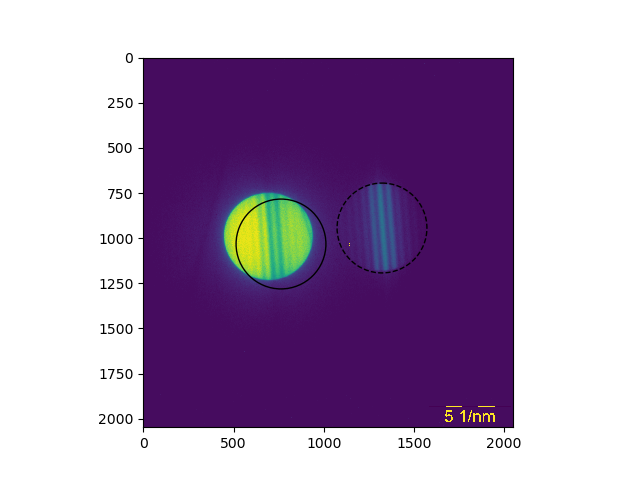
#> input picture Image_calibration.png, 640 x 480 px
$ python cbed_interactive.py Image_calibration.png
#> lines starting #> are read from the running program, lines starting #| are printed output that depends on the picture
#!/usr/bin/python3

import numpy as np
import matplotlib.pyplot as plt

class TwoCircles:
    def __init__(self, ax, c1, c2, r):

        self.c1 = plt.Circle(c1, r, ec="k", fill=False)
        self.c2 = plt.Circle(c2, r, ec="k", fill=False, ls="--")

        self.ax = ax
        self.ax.add_artist(self.c1)
        self.ax.add_artist(self.c2)

        self.drag = None

        self.ax.figure.canvas.mpl_connect('button_press_event', self.on_press)
        self.ax.figure.canvas.mpl_connect('button_release_event', self.on_release)
        self.ax.figure.canvas.mpl_connect('motion_notify_event', self.on_motion)

    # [39 lines left out: functions on_press, on_motion, not called in this run]

    def on_release(self, event):
        self.drag = None


if __name__ == "__main__":
    import sys, json
    from PIL import Image

    img_fname = sys.argv[1]
    info_fname = img_fname+".json"

    #
    # Calibrate CBED size, spacing and rotation
    #

    img = Image.open(img_fname)
#> img is the input picture: PIL image 640x480 RGBA; mean R, G, B, A 171.9, 150.7, 182.5, 255
    data = np.asarray(img)

    plt.figure("Image calibration")
    plt.imshow(data)

    ax = plt.gca()

    try:
        with open(info_fname, "r") as fh:
            info = json.load(fh)
    except:
        a, b = ax.get_xlim()
        c, d = ax.get_ylim()
        c1 = (2*a+b)/3, (c+d)/2
        c2 = (a+2*b)/3, (c+d)/2
        r = (b-a)/6
        info = dict(c1=c1, c2=c2, r=r)

    c = TwoCircles( ax, info["c1"], info["c2"], info["r"])

    plt.show()
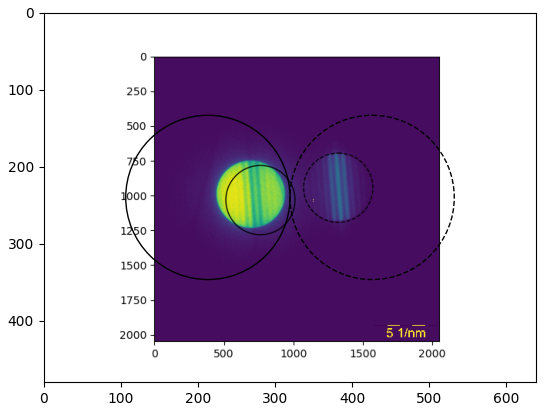
#> figure drawn by matplotlib, 1 panel

    c1, c2, r = c.c1.center, c.c2.center, c.c2.radius
    info.update(c1=c1, c2=c2, r=r)

    #
    # Extract data after rotation and scaling
    #

    angle = np.arctan2( c2[1] - c1[1], (c2[0] - c1[0]) )

    from scipy import ndimage
    data = ndimage.rotate(data, np.rad2deg(angle), reshape=False)
    c = data.shape[1]/2, data.shape[0]/2
#> c = (320, 240)

    c1 = ( np.cos(angle)*(c1[0]-c[0]) + np.sin(angle)*(c1[1]-c[1]) + c[0],
           np.cos(angle)*(c1[1]-c[1]) - np.sin(angle)*(c1[0]-c[0]) + c[1] )
#> c1 = (212.8, 239.5)

    c2 = ( np.cos(angle)*(c2[0]-c[0]) + np.sin(angle)*(c2[1]-c[1]) + c[0],
           np.cos(angle)*(c2[1]-c[1]) - np.sin(angle)*(c2[0]-c[0]) + c[1] )
#> c2 = (426.2, 239.5)

    y, x = np.mgrid[0:data.shape[0],0:data.shape[1]]
    m1 = (x-c1[0])*(x-c1[0]) + (y-c1[1])*(y-c1[1]) < r*r
    m2 = (x-c2[0])*(x-c2[0]) + (y-c2[1])*(y-c2[1]) < r*r

    if 0:
        plt.figure()
        plt.imshow(data)
        #plt.imshow(m1 | m2)
        ax = plt.gca()
        TwoCircles(ax, c1, c2, r)

    a, b = int(c1[1] - r), int(c1[1]+r)
#> a = 132; b = 346
#> (the run stopped early here; a loop or call above may not have finished)
